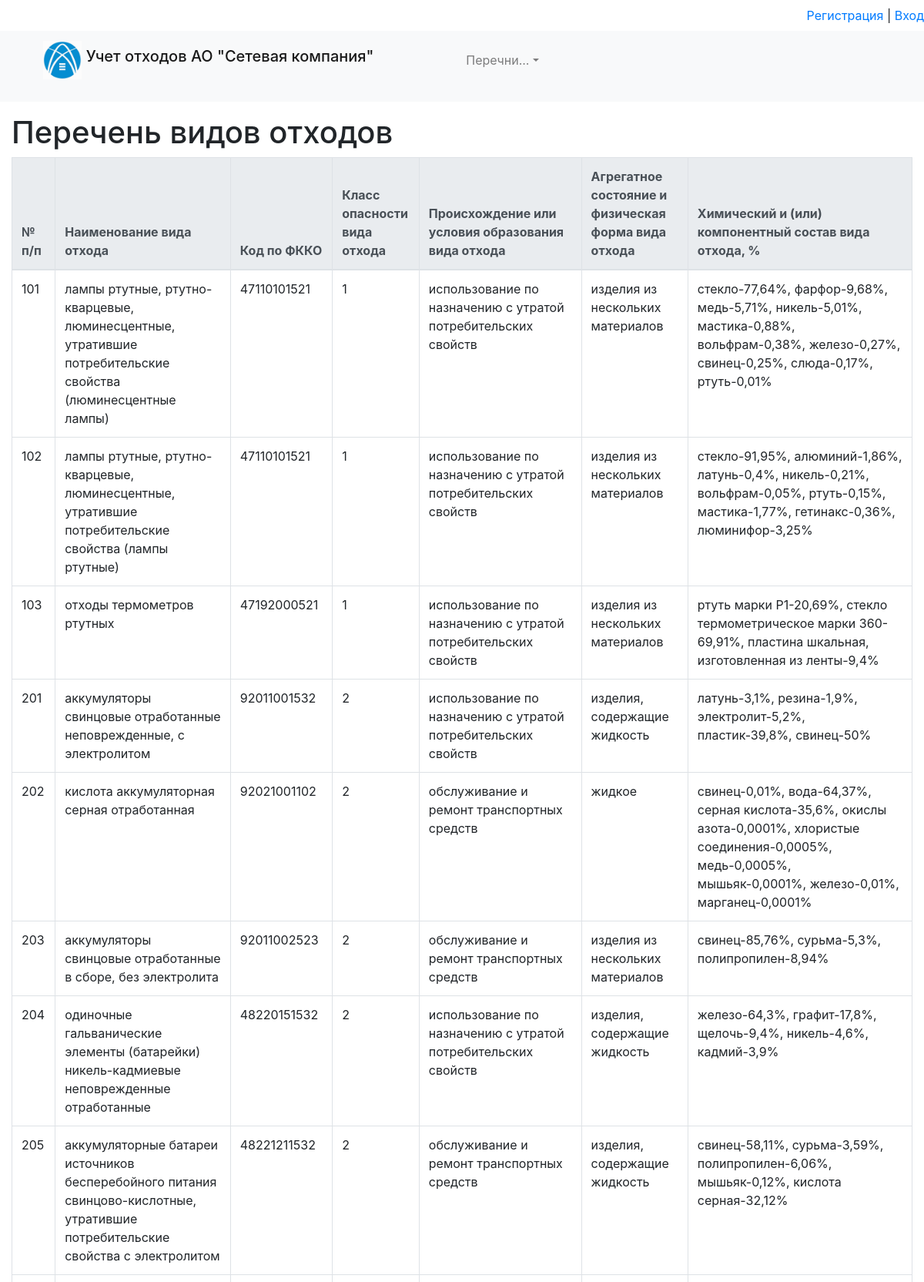
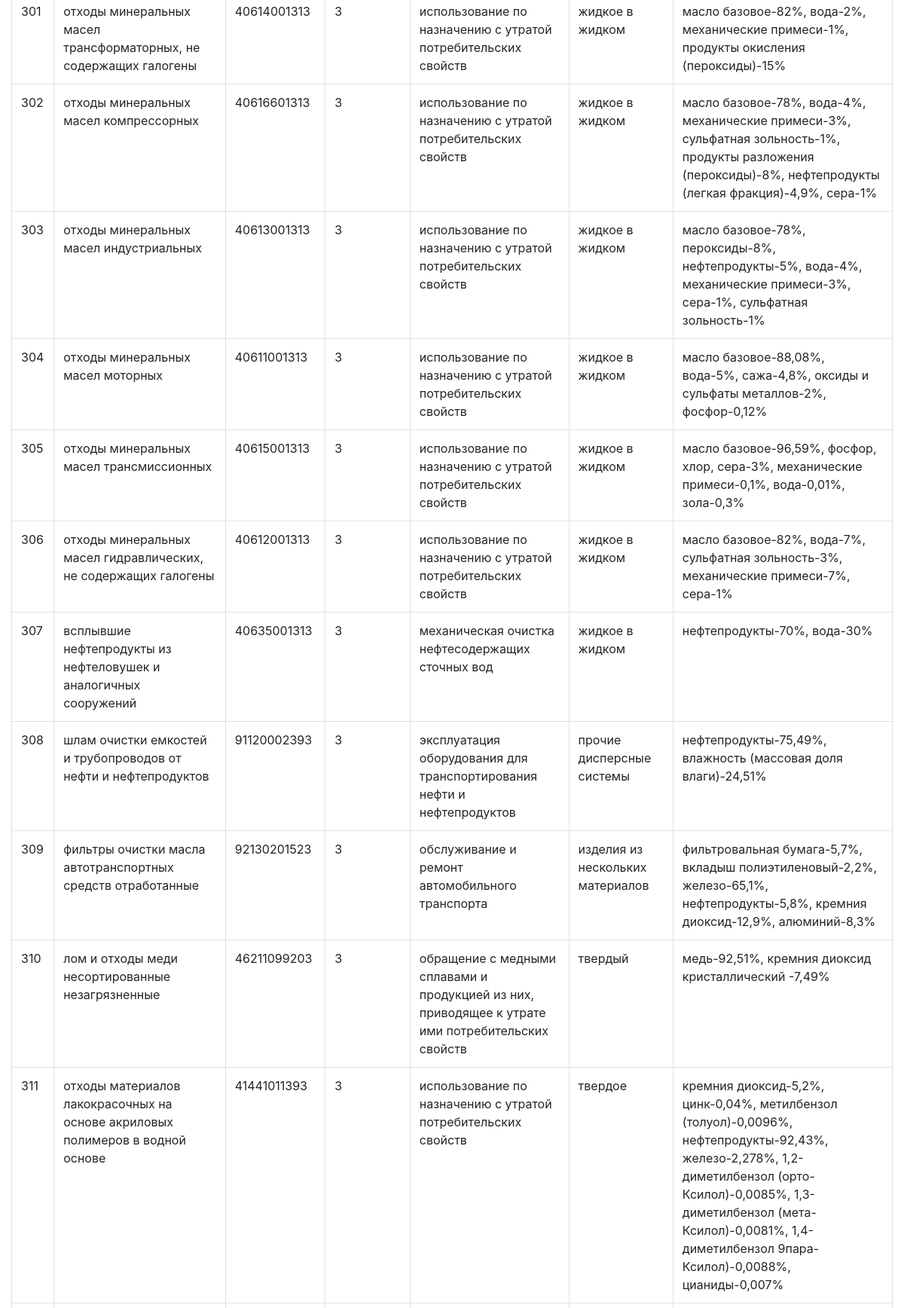
The page / (upper part) on the database its author committed (2 pictures, top to bottom).
### accounting/models.py (models this page shows, shortened)
class Waste (models.Model):
    name = models.CharField(max_length=300, verbose_name="Наименование вида отхода")
    number = models.IntegerField(verbose_name="Номер")
    code_fkko = models.IntegerField(verbose_name="Код по ФККО")
    danger_class = models.IntegerField(verbose_name="Класс опасности вида отхода")
    origin = models.CharField(max_length=300, verbose_name="Происхождение или условия образования вида отхода")
    condition = models.CharField(max_length=300, verbose_name="Агрегатное состояние и физическая форма вида отхода")
    structure = models.CharField(max_length=300, verbose_name="Химический и (или) компонентный состав вида отхода, %")
    class Meta:
        verbose_name = 'Отход'
        verbose_name_plural = 'Отходы'
        ordering = ['number']

### accounting/views.py (the view)
# urls.py: path('', start_page, name='start_page'),
def start_page(request):
    waste = Waste.objects.all()
    return render(request, 'accounting/start_page.html',
                  {'waste': waste,  'title': 'Перечень видов отходов'})

### accounting/templates/accounting/start_page.html (shortened to what this page needs)
{% extends 'base.html' %}
{% block content %}
<h1>{{title}}</h1>
<table class="table table-bordered">
    <thead class="thead-light">
    <tr>
        <th scope="col"> № п/п</th>
        <th scope="col"> Наименование вида отхода</th>
        <th scope="col"> Код по ФККО</th>
        <th scope="col"> Класс опасности вида отхода</th>
        <th scope="col"> Происхождение или условия образования вида отхода</th>
        <th scope="col"> Агрегатное состояние и физическая форма вида отхода</th>
        <th scope="col"> Химический и (или) компонентный состав вида отхода, %</th>
    </tr>
    </thead>
    <tbody>
    {% for i in waste %}
    <tr>
        <td>{{i.number}}</td>
        <td>{{i.name}}</td>
        <td>{{i.code_fkko}}</td>
        <td>{{i.danger_class}}</td>
        <td>{{i.origin}}</td>
        <td>{{i.condition}}</td>
        <td>{{i.structure}}</td>
    </tr>
    {% endfor %}
    </tbody>
</table>
{% endblock %}

### rows shown on the page
Waste: number "101", name "лампы ртутные, ртутно-кварцевые, люминесцентные, утратившие потребительские свойства (люминесцентные лампы)", code_fkko "47110101521", danger_class "1", origin "использование по назначению с утратой потребительских свойств", condition "изделия из нескольких материалов", structure "стекло-77,64%, фарфор-9,68%, медь-5,71%, никель-5,01%, мастика-0,88%, вольфрам-0,38%, железо-0,27%, свинец-0,25%, слюда-0,17%, ртуть-0,01%"
Waste: number "102", name "лампы ртутные, ртутно-кварцевые, люминесцентные, утратившие потребительские свойства (лампы ртутные)", code_fkko "47110101521", danger_class "1", origin "использование по назначению с утратой потребительских свойств", condition "изделия из нескольких материалов", structure "стекло-91,95%, алюминий-1,86%, латунь-0,4%, никель-0,21%, вольфрам-0,05%, ртуть-0,15%, мастика-1,77%, гетинакс-0,36%, люминифор-3,25%"
Waste: number "103", name "отходы термометров ртутных", code_fkko "47192000521", danger_class "1", origin "использование по назначению с утратой потребительских свойств", condition "изделия из нескольких материалов", structure "ртуть марки Р1-20,69%, стекло термометрическое марки 360-69,91%, пластина шкальная, изготовленная из ленты-9,4%"
Waste: number "201", name "аккумуляторы свинцовые отработанные неповрежденные, с электролитом", code_fkko "92011001532", danger_class "2", origin "использование по назначению с утратой потребительских свойств", condition "изделия, содержащие жидкость", structure "латунь-3,1%, резина-1,9%, электролит-5,2%, пластик-39,8%, свинец-50%"
Waste: number "202", name "кислота аккумуляторная серная отработанная", code_fkko "92021001102", danger_class "2", origin "обслуживание и ремонт транспортных средств", condition "жидкое", structure "свинец-0,01%, вода-64,37%, серная кислота-35,6%, окислы азота-0,0001%, хлористые соединения-0,0005%, медь-0,0005%, мышьяк-0,0001%, железо-0,01%, марганец-0,0001%"
Waste: number "203", name "аккумуляторы свинцовые отработанные в сборе, без электролита", code_fkko "92011002523", danger_class "2", origin "обслуживание и ремонт транспортных средств", condition "изделия из нескольких материалов", structure "свинец-85,76%, сурьма-5,3%, полипропилен-8,94%"
Waste: number "204", name "одиночные гальванические элементы (батарейки) никель-кадмиевые неповрежденные отработанные", code_fkko "48220151532", danger_class "2", origin "использование по назначению с утратой потребительских свойств", condition "изделия, содержащие жидкость", structure "железо-64,3%, графит-17,8%, щелочь-9,4%, никель-4,6%, кадмий-3,9%"
Waste: number "205", name "аккумуляторные батареи источников бесперебойного питания свинцово-кислотные, утратившие потребительские свойства с электролитом", code_fkko "48221211532", danger_class "2", origin "обслуживание и ремонт транспортных средств", condition "изделия, содержащие жидкость", structure "свинец-58,11%, сурьма-3,59%, полипропилен-6,06%, мышьяк-0,12%, кислота серная-32,12%"
Waste: number "301", name "отходы минеральных масел трансформаторных, не содержащих галогены", code_fkko "40614001313", danger_class "3", origin "использование по назначению с утратой потребительских свойств", condition "жидкое в жидком", structure "масло базовое-82%, вода-2%, механические примеси-1%, продукты окисления (пероксиды)-15%"
Waste: number "302", name "отходы минеральных масел компрессорных", code_fkko "40616601313", danger_class "3", origin "использование по назначению с утратой потребительских свойств", condition "жидкое в жидком", structure "масло базовое-78%, вода-4%, механические примеси-3%, сульфатная зольность-1%, продукты разложения (пероксиды)-8%, нефтепродукты (легкая фракция)-4,9%, сера-1%"
Waste: number "303", name "отходы минеральных масел индустриальных", code_fkko "40613001313", danger_class "3", origin "использование по назначению с утратой потребительских свойств", condition "жидкое в жидком", structure "масло базовое-78%, пероксиды-8%, нефтепродукты-5%, вода-4%, механические примеси-3%, сера-1%, сульфатная зольность-1%"
Waste: number "304", name "отходы минеральных масел моторных", code_fkko "40611001313", danger_class "3", origin "использование по назначению с утратой потребительских свойств", condition "жидкое в жидком", structure "масло базовое-88,08%, вода-5%, сажа-4,8%, оксиды и сульфаты металлов-2%, фосфор-0,12%"
Waste: number "305", name "отходы минеральных масел трансмиссионных", code_fkko "40615001313", danger_class "3", origin "использование по назначению с утратой потребительских свойств", condition "жидкое в жидком", structure "масло базовое-96,59%, фосфор, хлор, сера-3%, механические примеси-0,1%, вода-0,01%, зола-0,3%"
Waste: number "306", name "отходы минеральных масел гидравлических, не содержащих галогены", code_fkko "40612001313", danger_class "3", origin "использование по назначению с утратой потребительских свойств", condition "жидкое в жидком", structure "масло базовое-82%, вода-7%, сульфатная зольность-3%, механические примеси-7%, сера-1%"
Waste: number "307", name "всплывшие нефтепродукты из нефтеловушек и аналогичных сооружений", code_fkko "40635001313", danger_class "3", origin "механическая очистка нефтесодержащих сточных вод", condition "жидкое в жидком", structure "нефтепродукты-70%, вода-30%"
Waste: number "308", name "шлам очистки емкостей и трубопроводов от нефти и нефтепродуктов", code_fkko "91120002393", danger_class "3", origin "эксплуатация оборудования для транспортирования нефти и нефтепродуктов", condition "прочие дисперсные системы", structure "нефтепродукты-75,49%, влажность (массовая доля влаги)-24,51%"
Waste: number "309", name "фильтры очистки масла автотранспортных средств отработанные", code_fkko "92130201523", danger_class "3", origin "обслуживание и ремонт автомобильного транспорта", condition "изделия из нескольких материалов", structure "фильтровальная бумага-5,7%, вкладыш полиэтиленовый-2,2%, железо-65,1%, нефтепродукты-5,8%, кремния диоксид-12,9%, алюминий-8,3%"
Waste: number "310", name "лом и отходы меди несортированные незагрязненные", code_fkko "46211099203", danger_class "3", origin "обращение с медными сплавами и продукцией из них, приводящее к утрате ими потребительских свойств", condition "твердый", structure "медь-92,51%, кремния диоксид кристаллический -7,49%"
Waste: number "311", name "отходы материалов лакокрасочных на основе акриловых полимеров в водной основе", code_fkko "41441011393", danger_class "3", origin "использование по назначению с утратой потребительских свойств", condition "твердое", structure "кремния диоксид-5,2%, цинк-0,04%, метилбензол (толуол)-0,0096%, нефтепродукты-92,43%, железо-2,278%, 1,2-диметилбензол (орто-Ксилол)-0,0085%, 1,3-диметилбензол (мета-Ксилол)-0,0081%, 1,4-диметилбензол 9пара-Ксилол)-0,0088%, цианиды-0,007%"

### other values the page prints
{{ title }} "Перечень видов отходов"
